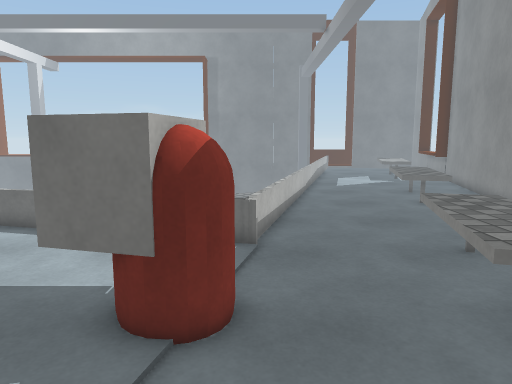
view 1 (above)

17 first-person views from a walk through a Unity game level. The camera is 1.5 m above the floor, tilts 8° down and sees 70° across. The floor is counted in squares, 0.5 m on a side. Each view is taken from the middle of a square. On the plan, view 1 faces up. The plan holds only what a view shows up to about 20 squares ahead; the rest is blank. The place goes on beyond the plan. The player character is not drawn. Some surface patterns are stand-ins.

view 2
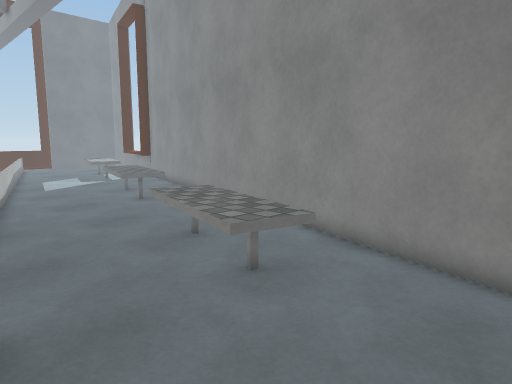

view 3
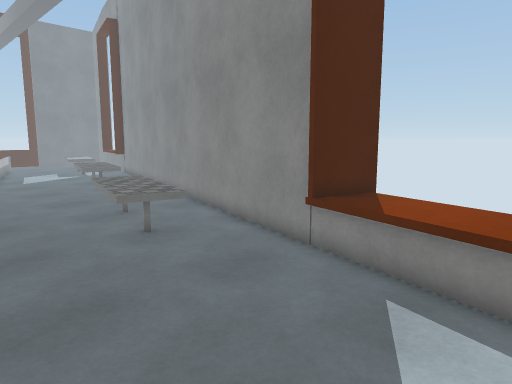

view 4
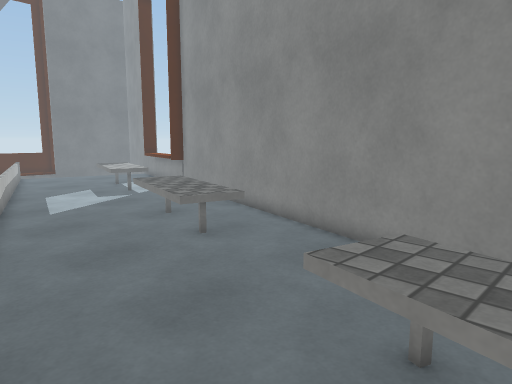

view 5
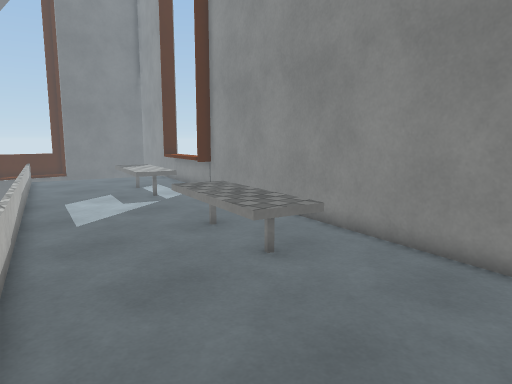

view 6
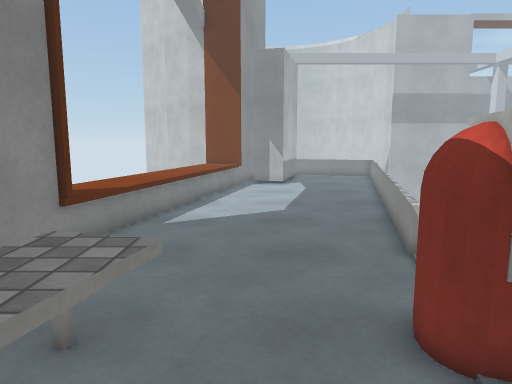

view 7
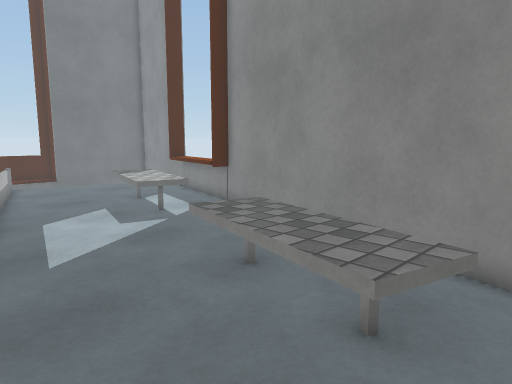

view 8
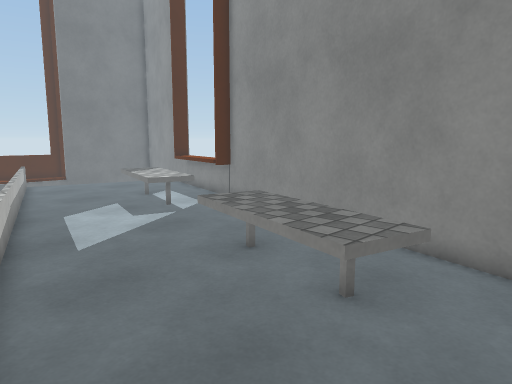

view 9
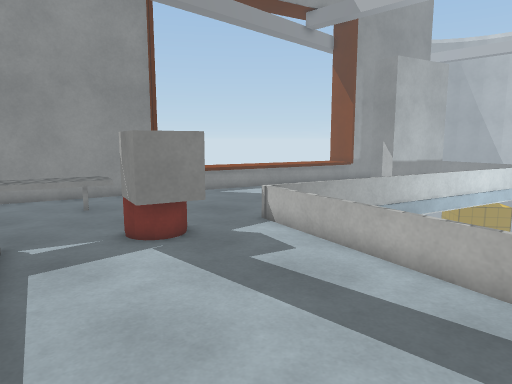

view 10
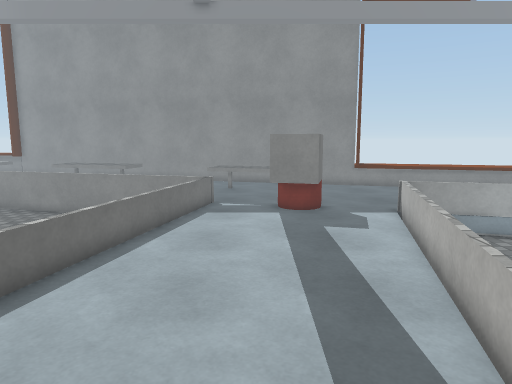

view 11
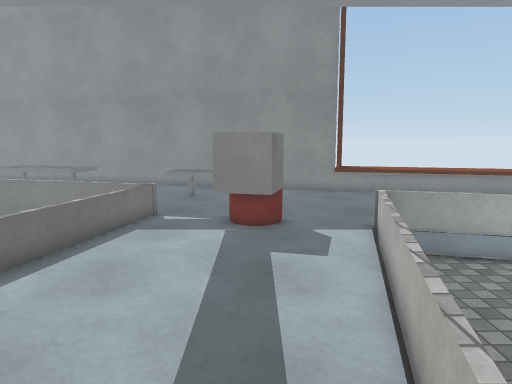

view 12
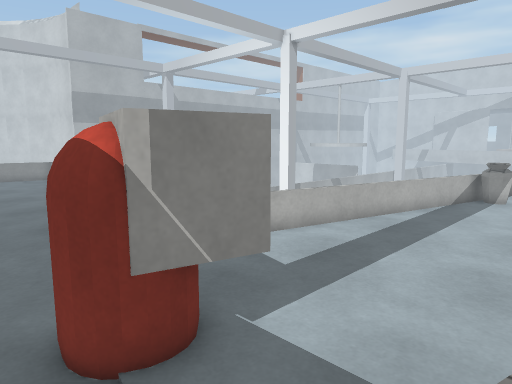

view 13
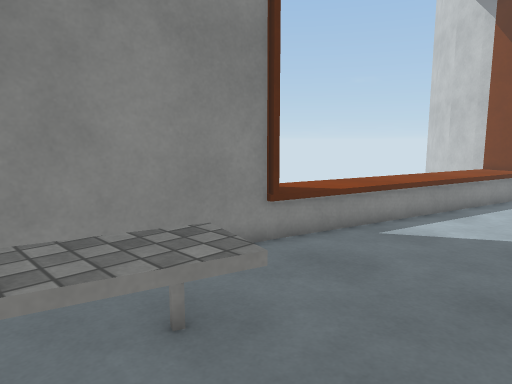

view 14
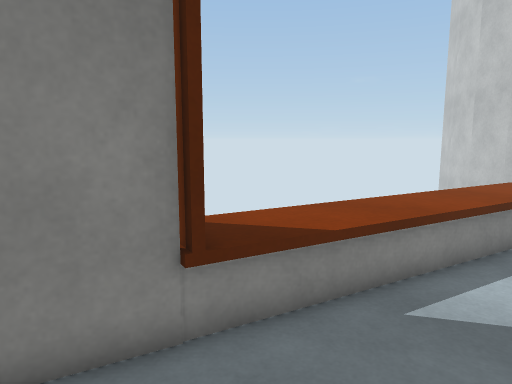

view 15
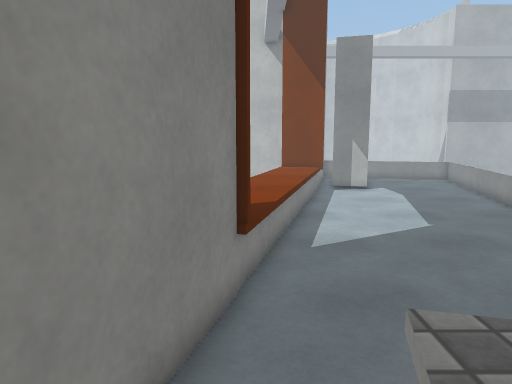

view 16
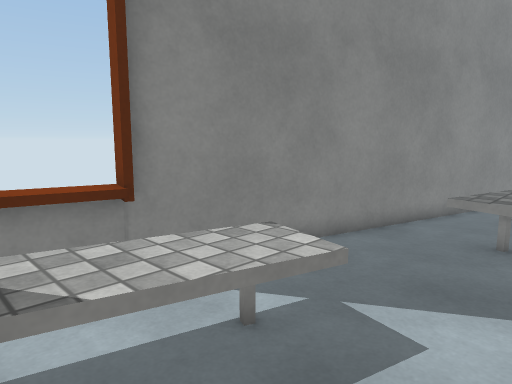

view 17
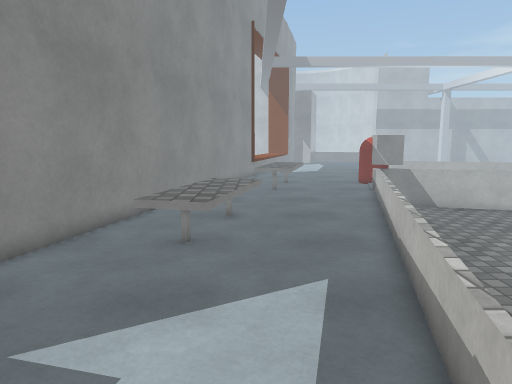

### Floor plan
Key: @ floor where view 1 was taken; # wall or solid block; x gap in a wall; . main floor; - floor 0.5 m lower than the main floor; _ floor 4.75 m lower than the main floor; / step, stairs or slope; = window, fence, low wall or low ledge; ^ raised ledge; O other object.
Columns run from 19 left of view 1 to 15 right of it. Each row starts with its distance up from view 1.
 33                          /....OOO
 32                          /....OOO.^
 31                          /...OOOO.^
 30                         /....OOO..^
 29                        #=....OOO. #
 28                        #=....OOO  #
 27                        =........  #
 26                        #........ ##
 25                        =........ #
 24                        ..........#
 23                        .....O...##
 22                       /....OOO..#
 21                       /....OOO..#
 20                       .....OOO..#
 19                      /....OOOO.##
 18                      /....OOO..#
 17                      /....OOO..#
 16                      /.....OO.##
 15                     /.........#
 14                     /.........#
 13        x            /.........#
 12       ...////       .........##
 11      ........////  _....OOO..#
 10      .............._....OOO..#
  9      ..................OOOO..#
  8 O......................OOO..##
  7 OO..............OOO....OOO..#
  6 ===.............OOOO...OOO..#
  5   =====.........OOO....OOO.##
  4      =====.................#
  3          =====.............#
  2           ---=====.........#
  1           -----  =........###
  0             ----==.@......^^^#
 -1              ---=.........^^^
 -2                -=........^^^^
 -3                ==........^^^
 -4                =.........^^^
 -5                =.........^^^
 -6               #=........^^^^
 -7               #=........^^^
 -8                .........^^^
 -9                .........^^^
-10               /........^^^
-11               /........^^^
-12               .........^^^

Where each view was taken, in squares from view 1:
view 1: 0 up, 0 right, facing up
view 2: 0 up, 1 left, facing up-right
view 3: 5 down, 1 left, facing up-right
view 4: 8 up, 1 right, facing up-right
view 5: 11 up, 1 right, facing up-right
view 6: 11 up, 2 right, facing down
view 7: 15 up, 3 right, facing up-right
view 8: 14 up, 2 right, facing up-right
view 9: 12 up, 12 left, facing down-right
view 10: 8 up, 18 left, facing right
view 11: 6 up, 15 left, facing right
view 12: 11 up, 1 right, facing down-left
view 13: 9 up, 0 right, facing down-right
view 14: 4 up, 3 right, facing down-right
view 15: 8 up, 7 right, facing down
view 16: 33 up, 7 right, facing down-right
view 17: 32 up, 7 right, facing down
